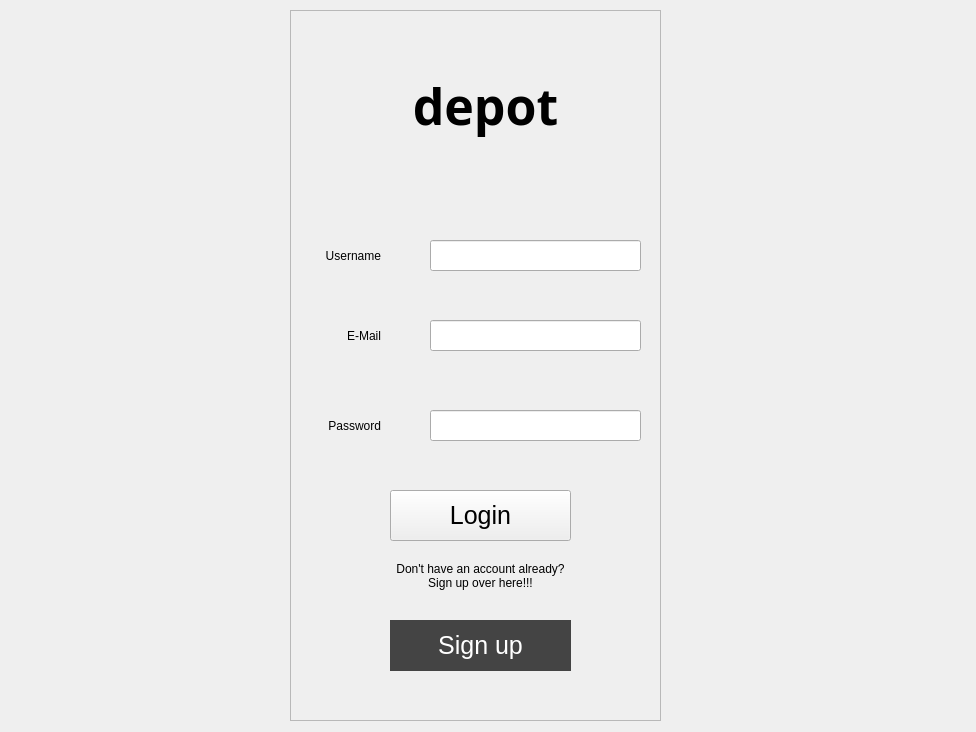
<?xml version="1.0" encoding="UTF-8"?>
<ui version="4.0">
 <class>Dialog</class>
 <widget class="QDialog" name="Dialog">
  <property name="geometry">
   <rect>
    <x>0</x>
    <y>0</y>
    <width>976</width>
    <height>732</height>
   </rect>
  </property>
  <property name="windowTitle">
   <string>Login</string>
  </property>
  <widget class="QFrame" name="frame">
   <property name="geometry">
    <rect>
     <x>290</x>
     <y>10</y>
     <width>371</width>
     <height>711</height>
    </rect>
   </property>
   <property name="frameShape">
    <enum>QFrame::StyledPanel</enum>
   </property>
   <property name="frameShadow">
    <enum>QFrame::Raised</enum>
   </property>
   <widget class="QLabel" name="lbl_Depot">
    <property name="geometry">
     <rect>
      <x>70</x>
      <y>60</y>
      <width>251</width>
      <height>71</height>
     </rect>
    </property>
    <property name="layoutDirection">
     <enum>Qt::LeftToRight</enum>
    </property>
    <property name="styleSheet">
     <string notr="true">font-family: Calibri Light;
font-size: 50px;
font-weight: bold;</string>
    </property>
    <property name="text">
     <string>depot</string>
    </property>
    <property name="alignment">
     <set>Qt::AlignCenter</set>
    </property>
   </widget>
   <widget class="QLabel" name="lbl_Username">
    <property name="geometry">
     <rect>
      <x>20</x>
      <y>230</y>
      <width>71</width>
      <height>31</height>
     </rect>
    </property>
    <property name="text">
     <string>Username</string>
    </property>
    <property name="alignment">
     <set>Qt::AlignRight|Qt::AlignTrailing|Qt::AlignVCenter</set>
    </property>
   </widget>
   <widget class="QLineEdit" name="txt_Pass">
    <property name="geometry">
     <rect>
      <x>140</x>
      <y>400</y>
      <width>211</width>
      <height>31</height>
     </rect>
    </property>
    <property name="clearButtonEnabled">
     <bool>true</bool>
    </property>
   </widget>
   <widget class="QLineEdit" name="txt_Username">
    <property name="geometry">
     <rect>
      <x>140</x>
      <y>230</y>
      <width>211</width>
      <height>31</height>
     </rect>
    </property>
    <property name="mouseTracking">
     <bool>true</bool>
    </property>
    <property name="clearButtonEnabled">
     <bool>true</bool>
    </property>
   </widget>
   <widget class="QLineEdit" name="txt_Email">
    <property name="geometry">
     <rect>
      <x>140</x>
      <y>310</y>
      <width>211</width>
      <height>31</height>
     </rect>
    </property>
    <property name="clearButtonEnabled">
     <bool>true</bool>
    </property>
   </widget>
   <widget class="QLabel" name="lbl_Pass">
    <property name="geometry">
     <rect>
      <x>20</x>
      <y>400</y>
      <width>71</width>
      <height>31</height>
     </rect>
    </property>
    <property name="text">
     <string>Password</string>
    </property>
    <property name="alignment">
     <set>Qt::AlignRight|Qt::AlignTrailing|Qt::AlignVCenter</set>
    </property>
   </widget>
   <widget class="QLabel" name="lbl_Email">
    <property name="geometry">
     <rect>
      <x>40</x>
      <y>310</y>
      <width>51</width>
      <height>31</height>
     </rect>
    </property>
    <property name="text">
     <string>E-Mail</string>
    </property>
    <property name="alignment">
     <set>Qt::AlignRight|Qt::AlignTrailing|Qt::AlignVCenter</set>
    </property>
   </widget>
   <widget class="QLabel" name="lbl_Alt">
    <property name="geometry">
     <rect>
      <x>100</x>
      <y>540</y>
      <width>181</width>
      <height>51</height>
     </rect>
    </property>
    <property name="text">
     <string>Don't have an account already?
Sign up over here!!!</string>
    </property>
    <property name="alignment">
     <set>Qt::AlignCenter</set>
    </property>
   </widget>
   <widget class="QPushButton" name="btn_Signup">
    <property name="geometry">
     <rect>
      <x>100</x>
      <y>610</y>
      <width>181</width>
      <height>51</height>
     </rect>
    </property>
    <property name="styleSheet">
     <string notr="true">border: none;
background: #444;
color: white;
font-size: 25px;
</string>
    </property>
    <property name="text">
     <string>Sign up</string>
    </property>
   </widget>
   <widget class="QPushButton" name="btn_Login">
    <property name="geometry">
     <rect>
      <x>100</x>
      <y>480</y>
      <width>181</width>
      <height>51</height>
     </rect>
    </property>
    <property name="styleSheet">
     <string notr="true">font-size: 25px;
</string>
    </property>
    <property name="text">
     <string>Login</string>
    </property>
   </widget>
  </widget>
 </widget>
 <resources/>
 <connections>
  <connection>
   <sender>txt_Email</sender>
   <signal>returnPressed()</signal>
   <receiver>txt_Pass</receiver>
   <slot>setFocus()</slot>
   <hints>
    <hint type="sourcelabel">
     <x>521</x>
     <y>334</y>
    </hint>
    <hint type="destinationlabel">
     <x>545</x>
     <y>418</y>
    </hint>
   </hints>
  </connection>
  <connection>
   <sender>txt_Username</sender>
   <signal>returnPressed()</signal>
   <receiver>txt_Email</receiver>
   <slot>setFocus()</slot>
   <hints>
    <hint type="sourcelabel">
     <x>525</x>
     <y>251</y>
    </hint>
    <hint type="destinationlabel">
     <x>475</x>
     <y>335</y>
    </hint>
   </hints>
  </connection>
 </connections>
</ui>
